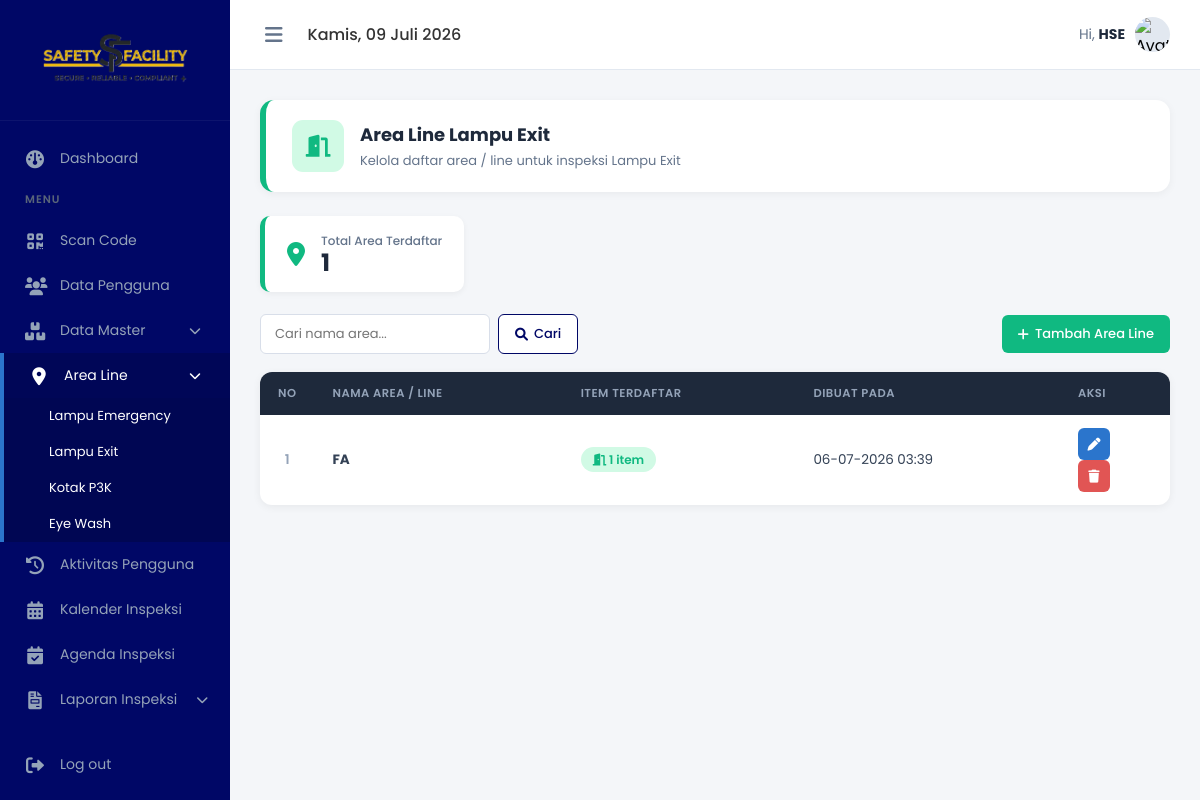
The app's page /admin/area_line_lampu_exit.php (signed in) with its own data.
### tables this page shows
CREATE TABLE `area_line` (
  `id_line` int(11) NOT NULL,
  `nama_line` varchar(100) NOT NULL,
  `created_at` timestamp NOT NULL DEFAULT current_timestamp(),
  `jenis` varchar(30) NOT NULL DEFAULT 'lampu_emergency'
);

### admin/area_line_lampu_exit.php (the view, shortened to what this page needs)
<?php
global $koneksi;
mysqli_query($koneksi, "ALTER TABLE area_line ADD COLUMN IF NOT EXISTS jenis VARCHAR(30) NOT NULL DEFAULT 'lampu_emergency'");
$cari = isset($_GET['cari']) ? trim($_GET['cari']) : '';
if ($cari !== '') {
    $like = "%$cari%";
    $stmt = mysqli_prepare(
        $koneksi,
        "SELECT a.*, COUNT(m.id) as total_item
         FROM area_line a
         LEFT JOIN `master_lampu` m ON m.`line_area` = a.nama_line AND m.code LIKE 'LE%'
         WHERE a.jenis = 'lampu_exit' AND a.nama_line LIKE ?
         GROUP BY a.id_line ORDER BY a.nama_line ASC"
    );
    mysqli_stmt_bind_param($stmt, "s", $like);
    mysqli_stmt_execute($stmt);
    $result = mysqli_stmt_get_result($stmt);
} else {
    $result = mysqli_query(
        $koneksi,
        "SELECT a.*, COUNT(m.id) as total_item
         FROM area_line a
         LEFT JOIN `master_lampu` m ON m.`line_area` = a.nama_line AND m.code LIKE 'LE%'
         WHERE a.jenis = 'lampu_exit'
         GROUP BY a.id_line ORDER BY a.nama_line ASC"
    );
}
$total_line = mysqli_num_rows($result);
$dh = [
    'Sunday' => 'Minggu',
    'Monday' => 'Senin',
    'Tuesday' => 'Selasa',
    'Wednesday' => 'Rabu',
    'Thursday' => 'Kamis',
    'Friday' => 'Jumat',
    'Saturday' => 'Sabtu'
];
$db = [
    'January' => 'Januari',
    'February' => 'Februari',
    'March' => 'Maret',
    'April' => 'April',
    'May' => 'Mei',
    'June' => 'Juni',
    'July' => 'Juli',
    'August' => 'Agustus',
    'September' => 'September',
    'October' => 'Oktober',
    'November' => 'November',
    'December' => 'Desember'
];
$tanggal_format = $dh[date('l')] . ", " . date('d') . " " . $db[date('F')] . " " . date('Y');
?>
<!DOCTYPE html>
<html lang="id">
<head>
    <link rel="stylesheet" href="https://cdnjs.cloudflare.com/ajax/libs/font-awesome/6.0.0/css/all.min.css">
    <link rel="stylesheet" href="style.css">
</head>
<body>
    <aside class="sidebar" id="sidebar">
        <div class="sidebar-brand">
            <img src="../foto/logo.png" alt="Logo" class="sidebar-logo">
        </div>
        <ul class="sidebar-menu">
            <li><a href="index.php"><i class="fa-solid fa-gauge"></i> <span>Dashboard</span></a></li>
            <li class="menu-header">Menu</li>
            <li><a href="scan.php"><i class="fa-solid fa-qrcode"></i> <span>Scan Code</span></a></li>
            <li><a href="pengguna.php"><i class="fa-solid fa-users"></i> <span>Data Pengguna</span></a></li>
            <li class="has-submenu">
                <a href="javascript:void(0)" onclick="toggleSubmenu(this)">
                    <i class="fa-solid fa-boxes-stacked"></i><span>Data Master</span>
                    <i class="fa-solid fa-chevron-down submenu-icon"></i>
                </a>
            </li>
            <li class="has-submenu active">
                <a href="javascript:void(0)" onclick="toggleSubmenu(this)">
                    <i class="fa-solid fa-location-dot"></i><span>Area Line</span>
                    <i class="fa-solid fa-chevron-down submenu-icon"></i>
                </a>
                <ul class="submenu" style="display:block;">
                    <li class=""><a href="area_line_lampu_emergency.php">Lampu Emergency</a></li>
                    <li class="active"><a href="area_line_lampu_exit.php">Lampu Exit</a></li>
                    <li class=""><a href="area_line_p3k.php">Kotak P3K</a></li>
                    <li class=""><a href="area_line_eyewash.php">Eye Wash</a></li>
                </ul>
            </li>
            <li><a href="aktivitas.php"><i class="fa-solid fa-clock-rotate-left"></i> <span>Aktivitas Pengguna</span></a></li>
            <li><a href="kalender.php"><i class="fa-solid fa-calendar-days"></i> <span>Kalender Inspeksi</span></a></li>
            <li><a href="agenda.php"><i class="fa-solid fa-calendar-check"></i> <span>Agenda Inspeksi</span></a></li>
            <li class="has-submenu">
                <a href="javascript:void(0)" onclick="toggleSubmenu(this)">
                    <i class="fa-solid fa-file-invoice"></i><span>Laporan Inspeksi</span>
                    <i class="fa-solid fa-chevron-down submenu-icon"></i>
                </a>
            </li>
            <li style="margin-top:20px;"><a href="../logout.php"><i class="fa-solid fa-right-from-bracket"></i> <span>Log out</span></a></li>
        </ul>
    </aside>
    <main class="main-content">
        <header class="topbar">
            <div class="topbar-left">
                <button class="toggle-sidebar-btn" onclick="toggleSidebar()"><i class="fa-solid fa-bars"></i></button>
                <div class="topbar-date"><?= $tanggal_format; ?></div>
            </div>
            <div class="topbar-right">
                <div class="user-profile">
                    <span>Hi, <strong><?= htmlspecialchars($_SESSION['nama_lengkap']); ?></strong></span>
                    <div class="user-avatar">
                        <img src="https://images.unsplash.com/photo-1535713875002-d1d0cf377fde?q=80&w=100" alt="Avatar">
                    </div>
                </div>
            </div>
        </header>
        <section class="content-body">
            <div class="page-head">
                <div class="ph-icon"><i class="fa-solid fa-door-open"></i></div>
                <div class="ph-info">
                    <h2>Area Line Lampu Exit</h2>
                    <p>Kelola daftar area / line untuk inspeksi Lampu Exit</p>
                </div>
            </div>
            <div class="stat-mini">
                <i class="fa-solid fa-location-dot"></i>
                <div>
                    <h3>Total Area Terdaftar</h3>
                    <p><?= $total_line; ?></p>
                </div>
            </div>
            <div class="page-toolbar">
                <form method="GET" class="search-bar">
                    <input type="text" name="cari" placeholder="Cari nama area..." value="<?= htmlspecialchars($cari); ?>">
                    <button type="submit" class="btn btn-outline"><i class="fa-solid fa-magnifying-glass"></i> Cari</button>
                </form>
                <button class="btn btn-primary" onclick="openModal('modalTambah')">
                    <i class="fa-solid fa-plus"></i> Tambah Area Line
                </button>
            </div>
            <div class="table-card">
                <table class="area-table">
                    <thead>
                        <tr>
                            <th style="width:52px;">No</th>
                            <th>Nama Area / Line</th>
                            <th>Item Terdaftar</th>
                            <th>Dibuat Pada</th>
                            <th style="width:110px;">Aksi</th>
                        </tr>
                    </thead>
                    <tbody>
                        <?php if (mysqli_num_rows($result) > 0): ?>
                            <?php $no = 1;
                            while ($row = mysqli_fetch_assoc($result)): ?>
                                <tr>
                                    <td style="text-align:center;font-weight:600;color:#94a3b8;"><?= $no++; ?></td>
                                    <td><strong><?= htmlspecialchars($row['nama_line']); ?></strong></td>
                                    <td>
                                        <span class="badge-item">
                                            <i class="fa-solid fa-door-open"></i>
                                            <?= $row['total_item']; ?> item
                                        </span>
                                    </td>
                                    <td><?= date('d-m-Y H:i', strtotime($row['created_at'])); ?></td>
                                    <td class="action-icons">
                                        <a href="javascript:void(0)" class="ic-edit" title="Edit"
                                            onclick='bukaEdit(<?= json_encode(["id_line" => $row["id_line"], "nama_line" => $row["nama_line"]]); ?>)'>
                                            <i class="fa-solid fa-pen"></i>
                                        </a>
                                        <a href="area_line_lampu_exit.php?hapus=<?= $row['id_line']; ?>" class="ic-delete" title="Hapus"
                                            onclick="return confirm('Hapus area ini? Pastikan tidak ada data yang masih menggunakannya.')">
                                            <i class="fa-solid fa-trash"></i>
                                        </a>
                                    </td>
                                </tr>
                            <?php endwhile; ?>
                        <?php endif; ?>
                    </tbody>
                </table>
            </div>
        </section>
    </main>
</body>
</html>

### admin/style.css (style rules this page uses)
* { margin: 0; padding: 0; box-sizing: border-box; font-family: 'Poppins', sans-serif; }
body { background-color: #f4f6f9; display: flex; min-height: 100vh; overflow-x: hidden; }
.sidebar { width: 230px; background-color: #000766; color: #adb5bd; display: flex; flex-direction: column; transition: width 0.3s ease; overflow-y: auto; overflow-x: hidden; height: 100vh; position: fixed; top: 0; left: 0; z-index: 100; }
.sidebar-brand { padding: 20px; display: flex; align-items: center; justify-content: center; color: #fff; border-bottom: 1px solid rgba(255, 255, 255, 0.05); white-space: nowrap; }
.sidebar-logo { max-width: 85%; height: auto; transition: all 0.3s ease; }
.sidebar-menu { padding: 15px 0; list-style: none; flex-grow: 1; }
.menu-header { padding: 10px 25px; font-size: 11px; text-transform: uppercase; letter-spacing: 1px; color: #596579; font-weight: 600; white-space: nowrap; transition: opacity 0.2s; }
.sidebar-menu li a { display: flex; align-items: center; gap: 15px; padding: 12px 25px; color: #94a3b8; text-decoration: none; font-size: 14px; transition: all 0.3s; white-space: nowrap; }
.sidebar-menu li a i { font-size: 18px; width: 20px; text-align: center; flex-shrink: 0; }
.sidebar-menu li a span { transition: opacity 0.2s; }
.sidebar-menu li a:hover, .sidebar-menu li.active a { background-color: rgba(255, 255, 255, 0.02); color: #fff; }
.sidebar-menu li.active a { border-left: 4px solid #2b75cc; background-color: rgba(0, 0, 0, 0.15); }
.main-content { flex-grow: 1; display: flex; flex-direction: column; min-width: 0; margin-left: 230px; transition: margin-left 0.3s ease; }
.topbar { background-color: #fff; height: 70px; display: flex; align-items: center; justify-content: space-between; padding: 0 30px; border-bottom: 1px solid #e2e8f0; }
.topbar-left { display: flex; align-items: center; gap: 20px; }
.toggle-sidebar-btn { font-size: 20px; color: #64748b; cursor: pointer; background: none; border: none; outline: none; padding: 5px; display: flex; align-items: center; justify-content: center; transition: color 0.2s; }
.topbar-date { font-size: 16px; color: #333; font-weight: 500; }
.topbar-right { display: flex; align-items: center; gap: 25px; }
.user-profile { display: flex; align-items: center; gap: 10px; cursor: pointer; }
.user-profile span { font-size: 14px; color: #64748b; }
.user-profile strong { color: #1e293b; }
.user-avatar { width: 35px; height: 35px; background-color: #e2e8f0; border-radius: 50%; display: flex; align-items: center; justify-content: center; overflow: hidden; }
.user-avatar img { width: 100%; height: 100%; object-fit: cover; }
.content-body { padding: 30px; flex-grow: 1; position: relative; }
.submenu { display: none; list-style: none; background: rgba(0, 0, 0, 0.05); margin: 0; padding: 0; }
.submenu li a { display: flex; align-items: center; padding: 8px 15px 8px 45px !important; font-size: 13px !important; color: #444; text-decoration: none; transition: background 0.2s; }
.submenu-icon { margin-left: auto; font-size: 12px !important; transition: transform 0.3s ease; }
.has-submenu>a { display: flex; align-items: center; width: 100%; }
.main-content { animation: fadeIn 0.4s ease-out; }
.content-body { animation: slideInUp 0.5s cubic-bezier(0.16, 1, 0.3, 1); }
.shortcut-card, .stat-card, .table-action-btn, button, a { transition: all 0.2s ease-in-out !important; }

### records on screen
area_line: nama_line "FA", total_item "1", created_at "06-07-2026 03:39"

### other values on screen
$_SESSION['nama_lengkap'] "HSE"
$total_line "1"
